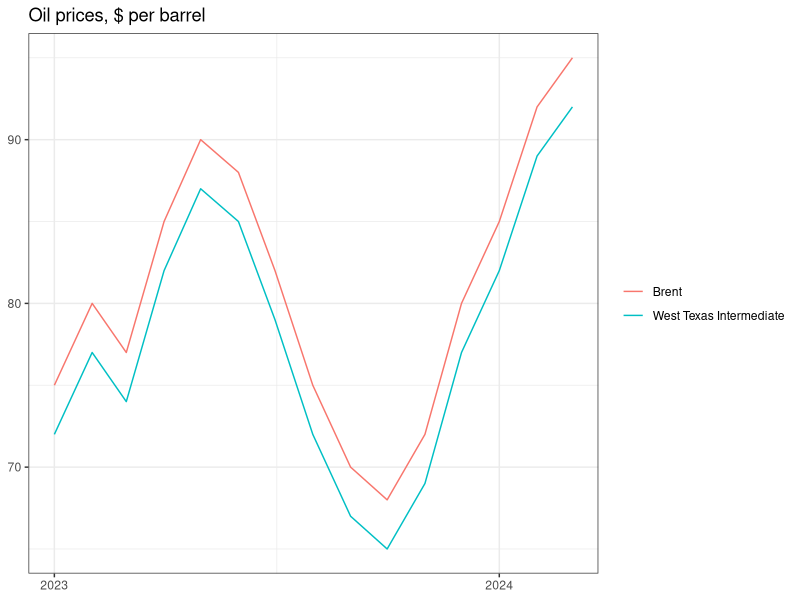

Recreate this plot in R.
library(tidyverse)

# 創建一個時間序列數據框
set.seed(123)
dates <- seq(as.Date("2023-01-01"), as.Date("2024-03-31"), by = "month")
brent <- data.frame(date = dates, price = c(75, 80, 77, 85, 90, 88, 82, 75, 70, 68, 72, 80, 85, 92, 95))
names(brent) <- c("date", "Brent")
wti <- data.frame(date = dates, price = c(72, 77, 74, 82, 87, 85, 79, 72, 67, 65, 69, 77, 82, 89, 92))
names(wti) <- c("date", "West Texas Intermediate")
# 合併兩個數據框
oil_prices <- cbind(brent, wti$`West Texas Intermediate`)
names(oil_prices)<- c("date", "Brent","West Texas Intermediate")
# 將數據框轉為長形態
oil_prices_long <- pivot_longer(oil_prices, cols = c("Brent", "West Texas Intermediate"), 
                                names_to = "type", values_to = "price")

# 繪製折線圖
ggplot(oil_prices_long, aes(x = date, y = price, color = type)) +
  geom_line() +
  scale_x_date(date_labels = "%Y", date_breaks = "1 year") +
  labs(title = "Oil prices, $ per barrel", x = NULL, y = NULL, color = NULL) +
  theme_bw()

